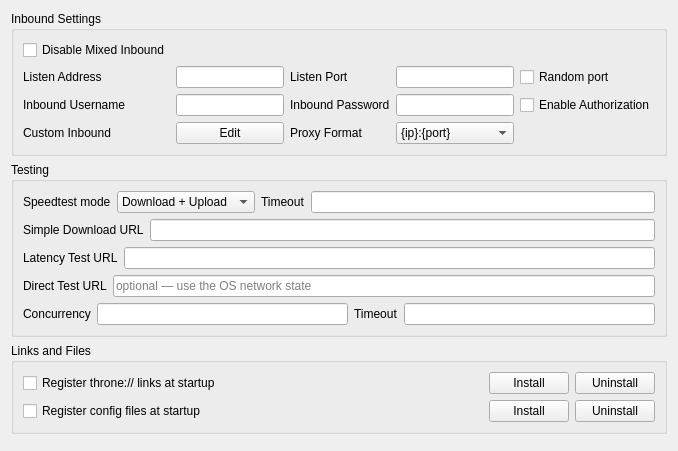
     <widget class="QWidget" name="tab_1">
      <attribute name="title">
       <string>Common</string>
      </attribute>
      <layout class="QVBoxLayout" name="verticalLayout_2">
       <item>
        <widget class="QGroupBox" name="groupBox_5">
         <property name="sizePolicy">
          <sizepolicy hsizetype="Preferred" vsizetype="Preferred">
           <horstretch>0</horstretch>
           <verstretch>0</verstretch>
          </sizepolicy>
         </property>
         <property name="title">
          <string>Inbound Settings</string>
         </property>
         <layout class="QGridLayout" name="gridLayout_9">
          <item row="2" column="5">
           <widget class="QCheckBox" name="inbound_auth">
            <property name="text">
             <string>Enable Authorization</string>
            </property>
           </widget>
          </item>
          <item row="1" column="4">
           <widget class="QLineEdit" name="inbound_socks_port">
            <property name="sizePolicy">
             <sizepolicy hsizetype="Preferred" vsizetype="Fixed">
              <horstretch>0</horstretch>
              <verstretch>0</verstretch>
             </sizepolicy>
            </property>
           </widget>
          </item>
          <item row="4" column="1">
           <widget class="QLabel" name="label_11">
            <property name="text">
             <string>Custom Inbound</string>
            </property>
           </widget>
          </item>
          <item row="4" column="2">
           <widget class="QPushButton" name="custom_inbound_edit">
            <property name="text">
             <string>Edit</string>
            </property>
           </widget>
          </item>
          <item row="2" column="1">
           <widget class="QLabel" name="inbound_user_l">
            <property name="text">
             <string>Inbound Username</string>
            </property>
           </widget>
          </item>
          <item row="0" column="1">
           <widget class="QCheckBox" name="disable_mixed_inbound">
            <property name="text">
             <string>Disable Mixed Inbound</string>
            </property>
           </widget>
          </item>
          <item row="2" column="4">
           <widget class="QLineEdit" name="inbound_pass"/>
          </item>
          <item row="2" column="2">
           <widget class="QLineEdit" name="inbound_user"/>
          </item>
          <item row="1" column="5">
           <widget class="QCheckBox" name="random_listen_port">
            <property name="toolTip">
             <string>&lt;html&gt;&lt;head/&gt;&lt;body&gt;&lt;p&gt;Selects a random available port on every run&lt;/p&gt;&lt;/body&gt;&lt;/html&gt;</string>
            </property>
            <property name="text">
             <string>Random port</string>
            </property>
           </widget>
          </item>
          <item row="1" column="3">
           <widget class="QLabel" name="inbound_socks_port_l">
            <property name="toolTip">
             <string>&lt;html&gt;&lt;head/&gt;&lt;body&gt;&lt;p&gt;Socks
                                                                + HTTP Proxy&lt;/p&gt;&lt;/body&gt;&lt;/html&gt;
                                                            </string>
            </property>
            <property name="text">
             <string>Listen Port</string>
            </property>
           </widget>
          </item>
          <item row="1" column="1">
           <widget class="QLabel" name="label">
            <property name="text">
             <string>Listen Address</string>
            </property>
           </widget>
          </item>
          <item row="2" column="3">
           <widget class="QLabel" name="inbound_pass_l">
            <property name="text">
             <string>Inbound Password</string>
            </property>
           </widget>
          </item>
          <item row="4" column="4">
           <widget class="QComboBox" name="proxy_scheme">
            <item>
             <property name="text">
              <string notr="true">{ip}:{port}</string>
             </property>
            </item>
            <item>
             <property name="text">
              <string notr="true">http://{ip}:{port}</string>
             </property>
            </item>
            <item>
             <property name="text">
              <string notr="true">socks={ip}:{port}</string>
             </property>
            </item>
           </widget>
          </item>
          <item row="4" column="3">
           <widget class="QLabel" name="proxy_scheme_l">
            <property name="text">
             <string>Proxy Format</string>
            </property>
           </widget>
          </item>
          <item row="1" column="2">
           <widget class="QLineEdit" name="inbound_address"/>
          </item>
         </layout>
        </widget>
       </item>
       <item>
        <widget class="QGroupBox" name="groupBox_testing">
         <property name="title">
          <string>Testing</string>
         </property>
         <layout class="QVBoxLayout" name="verticalLayout_8">
          <item>
           <layout class="QHBoxLayout" name="horizontalLayout_10">
            <item>
             <widget class="QLabel" name="label_12">
              <property name="text">
               <string>Speedtest mode</string>
              </property>
             </widget>
            </item>
            <item>
             <widget class="QComboBox" name="speedtest_mode">
              <item>
               <property name="text">
                <string>Download + Upload</string>
               </property>
              </item>
              <item>
               <property name="text">
                <string>Only Download</string>
               </property>
              </item>
              <item>
               <property name="text">
                <string>Only Upload</string>
               </property>
              </item>
              <item>
               <property name="text">
                <string>Simple Download</string>
               </property>
              </item>
              <item>
               <property name="text">
                <string>Only Country</string>
               </property>
              </item>
             </widget>
            </item>
            <item>
             <widget class="QLabel" name="label_19">
              <property name="toolTip">
               <string>&lt;html&gt;&lt;head/&gt;&lt;body&gt;&lt;p&gt;timeout in milliseconds&lt;br/&gt;applies to all tests individually&lt;/p&gt;&lt;/body&gt;&lt;/html&gt;</string>
              </property>
              <property name="text">
               <string>Timeout</string>
              </property>
             </widget>
            </item>
            <item>
             <widget class="QLineEdit" name="test_timeout"/>
            </item>
           </layout>
          </item>
          <item>
           <layout class="QHBoxLayout" name="horizontalLayout_9">
            <item>
             <widget class="QLabel" name="label_16">
              <property name="text">
               <string>Simple Download URL</string>
              </property>
             </widget>
            </item>
            <item>
             <widget class="QLineEdit" name="simple_down_url"/>
            </item>
           </layout>
          </item>
          <item>
           <layout class="QHBoxLayout" name="horizontalLayout_6">
            <item>
             <widget class="QLabel" name="label_13">
              <property name="text">
               <string>Latency Test URL</string>
              </property>
             </widget>
            </item>
            <item>
             <widget class="QLineEdit" name="test_latency_url"/>
            </item>
           </layout>
          </item>
          <item>
           <layout class="QHBoxLayout" name="horizontalLayout_direct_test">
            <item>
             <widget class="QLabel" name="label_direct_test_url">
              <property name="toolTip">
               <string>&lt;html&gt;&lt;head/&gt;&lt;body&gt;&lt;p&gt;Fetched &lt;span style=&quot; font-weight:600;&quot;&gt;without&lt;/span&gt; any proxy, so features that must tell a dead internet connection apart from dead servers — such as the auto selector — can check the connection itself, and notice the moment it comes back.&lt;/p&gt;&lt;p&gt;Only put a URL here that is reachable &lt;span style=&quot; font-weight:600;&quot;&gt;directly&lt;/span&gt; on your network. Leave it empty to rely on the operating system's network state instead.&lt;/p&gt;&lt;/body&gt;&lt;/html&gt;</string>
              </property>
              <property name="text">
               <string>Direct Test URL</string>
              </property>
             </widget>
            </item>
            <item>
             <widget class="QLineEdit" name="direct_test_url">
              <property name="placeholderText">
               <string>optional — use the OS network state</string>
              </property>
             </widget>
            </item>
           </layout>
          </item>
          <item>
           <layout class="QHBoxLayout" name="horizontalLayout_11">
            <item>
             <widget class="QLabel" name="label_14">
              <property name="text">
               <string>Concurrency</string>
              </property>
             </widget>
            </item>
            <item>
             <widget class="QLineEdit" name="test_concurrent"/>
            </item>
            <item>
             <widget class="QLabel" name="label_22">
              <property name="toolTip">
               <string>&lt;html&gt;&lt;head/&gt;&lt;body&gt;&lt;p&gt;Timeout for URLtest in ms&lt;br/&gt;Note that muxed connections take a much longer time for their initial request, and setting this value too low will cause the test to falsely report that the config is not working&lt;/p&gt;&lt;/body&gt;&lt;/html&gt;</string>
              </property>
              <property name="text">
               <string>Timeout</string>
              </property>
             </widget>
            </item>
            <item>
             <widget class="QLineEdit" name="url_timeout"/>
            </item>
           </layout>
          </item>
         </layout>
        </widget>
       </item>
       <item>
        <widget class="QGroupBox" name="url_scheme_box">
         <property name="title">
          <string>Links and Files</string>
         </property>
         <layout class="QGridLayout" name="gridLayout_url_scheme">
          <item row="0" column="0">
           <widget class="QCheckBox" name="url_scheme_auto_register">
            <property name="toolTip">
             <string>&lt;html&gt;&lt;head/&gt;&lt;body&gt;&lt;p&gt;Registers Throne as the handler for throne:// links, re-applying the registration whenever the install is moved.&lt;/p&gt;&lt;p&gt;Turning this off does not undo an existing registration: use Uninstall for that.&lt;/p&gt;&lt;/body&gt;&lt;/html&gt;</string>
            </property>
            <property name="text">
             <string>Register throne:// links at startup</string>
            </property>
           </widget>
          </item>
          <item row="0" column="1">
           <spacer name="horizontalSpacer_url_scheme">
            <property name="orientation">
             <enum>Qt::Orientation::Horizontal</enum>
            </property>
            <property name="sizeHint" stdset="0">
             <size>
              <width>40</width>
              <height>20</height>
             </size>
            </property>
           </spacer>
          </item>
          <item row="0" column="2">
           <widget class="QLabel" name="url_scheme_status">
            <property name="text">
             <string notr="true"/>
            </property>
           </widget>
          </item>
          <item row="0" column="3">
           <widget class="QPushButton" name="url_scheme_install">
            <property name="toolTip">
             <string>&lt;html&gt;&lt;head/&gt;&lt;body&gt;&lt;p&gt;Registers the handler now, without waiting for the next start.&lt;/p&gt;&lt;/body&gt;&lt;/html&gt;</string>
            </property>
            <property name="text">
             <string>Install</string>
            </property>
           </widget>
          </item>
          <item row="0" column="4">
           <widget class="QPushButton" name="url_scheme_uninstall">
            <property name="toolTip">
             <string>&lt;html&gt;&lt;head/&gt;&lt;body&gt;&lt;p&gt;Removes the throne:// handler Throne wrote. Entries owned by other applications are left alone.&lt;/p&gt;&lt;/body&gt;&lt;/html&gt;</string>
            </property>
            <property name="text">
             <string>Uninstall</string>
            </property>
           </widget>
          </item>
          <item row="1" column="0">
           <widget class="QCheckBox" name="file_assoc_auto_register">
            <property name="toolTip">
             <string>&lt;html&gt;&lt;head/&gt;&lt;body&gt;&lt;p&gt;Adds Throne to the &quot;Open with&quot; list for config files such as JSON and YAML, re-applying the registration whenever the install is moved.&lt;/p&gt;&lt;p&gt;Turning this off does not undo an existing registration: use Uninstall for that.&lt;/p&gt;&lt;/body&gt;&lt;/html&gt;</string>
            </property>
            <property name="text">
             <string>Register config files at startup</string>
            </property>
           </widget>
          </item>
          <item row="1" column="2">
           <widget class="QLabel" name="file_assoc_status">
            <property name="text">
             <string notr="true"/>
            </property>
           </widget>
          </item>
          <item row="1" column="3">
           <widget class="QPushButton" name="file_assoc_install">
            <property name="toolTip">
             <string>&lt;html&gt;&lt;head/&gt;&lt;body&gt;&lt;p&gt;Registers the associations now, without waiting for the next start.&lt;/p&gt;&lt;/body&gt;&lt;/html&gt;</string>
            </property>
            <property name="text">
             <string>Install</string>
            </property>
           </widget>
          </item>
          <item row="1" column="4">
           <widget class="QPushButton" name="file_assoc_uninstall">
            <property name="toolTip">
             <string>&lt;html&gt;&lt;head/&gt;&lt;body&gt;&lt;p&gt;Removes every config file association Throne wrote, including those added by older versions. Associations owned by other applications are left alone.&lt;/p&gt;&lt;/body&gt;&lt;/html&gt;</string>
            </property>
            <property name="text">
             <string>Uninstall</string>
            </property>
           </widget>
          </item>
         </layout>
        </widget>
       </item>
       <item>
        <widget class="QWidget" name="horizontalWidget_1" native="true">
         <property name="sizePolicy">
          <sizepolicy hsizetype="Preferred" vsizetype="Maximum">
           <horstretch>0</horstretch>
           <verstretch>0</verstretch>
          </sizepolicy>
         </property>
         <layout class="QHBoxLayout" name="horizontalLayout_2">
          <property name="leftMargin">
           <number>0</number>
          </property>
          <property name="topMargin">
           <number>0</number>
          </property>
          <property name="rightMargin">
           <number>0</number>
          </property>
          <property name="bottomMargin">
           <number>0</number>
          </property>
         </layout>
        </widget>
       </item>
      </layout>
     </widget>
